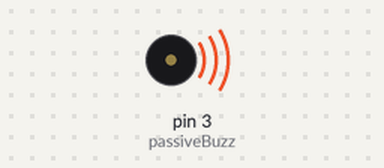
Recording of a sketch running on a simulated Arduino Uno, built with avr-gcc and run on an emulated ATmega328P. Parts: buzzer (waves = sounding).

Above: at 0.1 s.
Timing chart, 0 to 1.6 s (numbered marks = the images above):
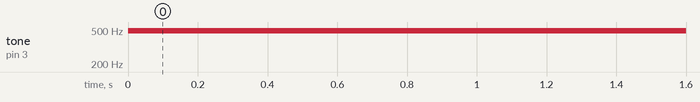

Measured:
- by itself, tone on pin 3 (passiveBuzz): silent → 490 Hz at 0.00 s

The sketch:

dimmable_LED.ino
```cpp
int passiveBuzz = 3;

void setup() {
  // put your setup code here, to run once:
  pinMode(passiveBuzz, OUTPUT);
}

void loop() {
  // put your main code here, to run repeatedly:
  analogWrite(passiveBuzz, 200);
  delay(10);
  analogWrite(passiveBuzz, 0);
  delay(10);
}
```
